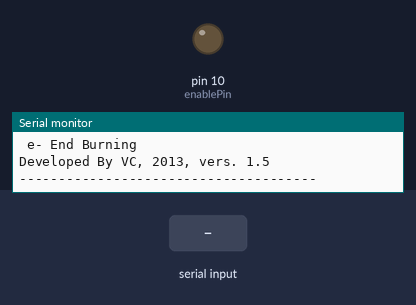
Simulated run of this sketch. Board: Arduino Uno, built with avr-gcc and run on an emulated ATmega328P. Parts: output pins drawn as LEDs (lit = HIGH), the last lines printed to the serial monitor. Inputs (shaded band) come from the test bench. Pins used as bus, display or sensor lines are not drawn.

Above: at 1.3 s.
1.4 s: "s" received over Serial
At 1.7 s:
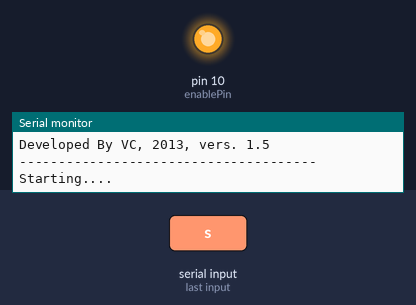
2.9 s: "i" received over Serial
4.4 s: "e" received over Serial
Timing chart, 0 to 7.4 s (numbered marks = the images above; inputs shaded):
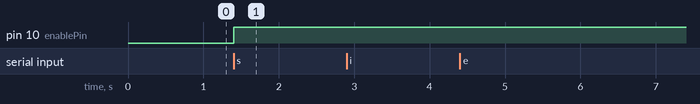

Measured:
- after the input at 1.4 s, pin 10 (enablePin): LOW → HIGH at once

The sketch:

ProjectorLampDriver.ino
```cpp
int powerPin=9;
int enablePin=10;

boolean burning=false;
int power=255;

void setup() {
  pinMode(powerPin,OUTPUT);
  pinMode(enablePin,OUTPUT);

  analogWrite(powerPin,power);
  digitalWrite(enablePin,LOW);
  Serial.begin(9600);
  Serial.println("---- Welcome to HID Lamp Manager! ----");
  Serial.println("Command List: ");
  Serial.print(" s- Start Burning\r\n i- Increase Power\r\n d- Decrease Power\r\n e- End Burning\r\n");
  Serial.println("Developed By VC, 2013, vers. 1.5");
  Serial.println("--------------------------------------\n\n");
}

void loop() {
  while(Serial.available()){
    char command=Serial.read();
    switch (command){
    case 's':
      if(!burning){
        burning=true;
        digitalWrite(enablePin,HIGH);
        Serial.println("Starting....");
      }
      else{
        Serial.println("Already Burning!");
      }
      break;
    case 'i':
      if(burning){
        if(power>0){
          power-=5;
          analogWrite(powerPin,power);
          Serial.print("Current Power: ");
          int powerPer=map(power,255,0,0,100);
          Serial.print(powerPer);
          Serial.println("%");
        }
        else{
          Serial.println("Already on Full Power");
        }
      }
      else{
        Serial.println("Lamp Not Burning!");
      }
      break;
    case 'd':
      if(burning){
        if(power<255){
          power+=5;
          analogWrite(powerPin,power);
          Serial.print("Current Power: ");
          int powerPer=map(power,255,0,0,100);
          Serial.print(powerPer);
          Serial.println("%");
        }
        else{
          Serial.println("Already on Minimum Power");
        }
      }
      else{
        Serial.println("Lamp Not Burning!");
      }
      break;
    case 'e':
      if(burning){
        Serial.print("Are you sure? [y/n] ");
        boolean exit=false;
        while(!exit){
          while(Serial.available()){
            char op=Serial.read();
            if(op=='y' || op=='Y'){
              digitalWrite(enablePin,LOW);
              burning=false;
              power=0;
              exit=true;
              Serial.println("Shutdown Complete!");
            }
            else{
              if(op!='n' && op!='N'){
                Serial.println("Invalid Option!");
                Serial.print("Are you sure? [y/n] ");
              }
              else{
                exit=true;
                Serial.println("Shutdown canceled!");
                break;
              }
            }
          }
        }
      }
      else{
        Serial.println("Lamp already off");
      }
      break;
    default:
      Serial.println("Invalid option");
    }
  }
}
```
